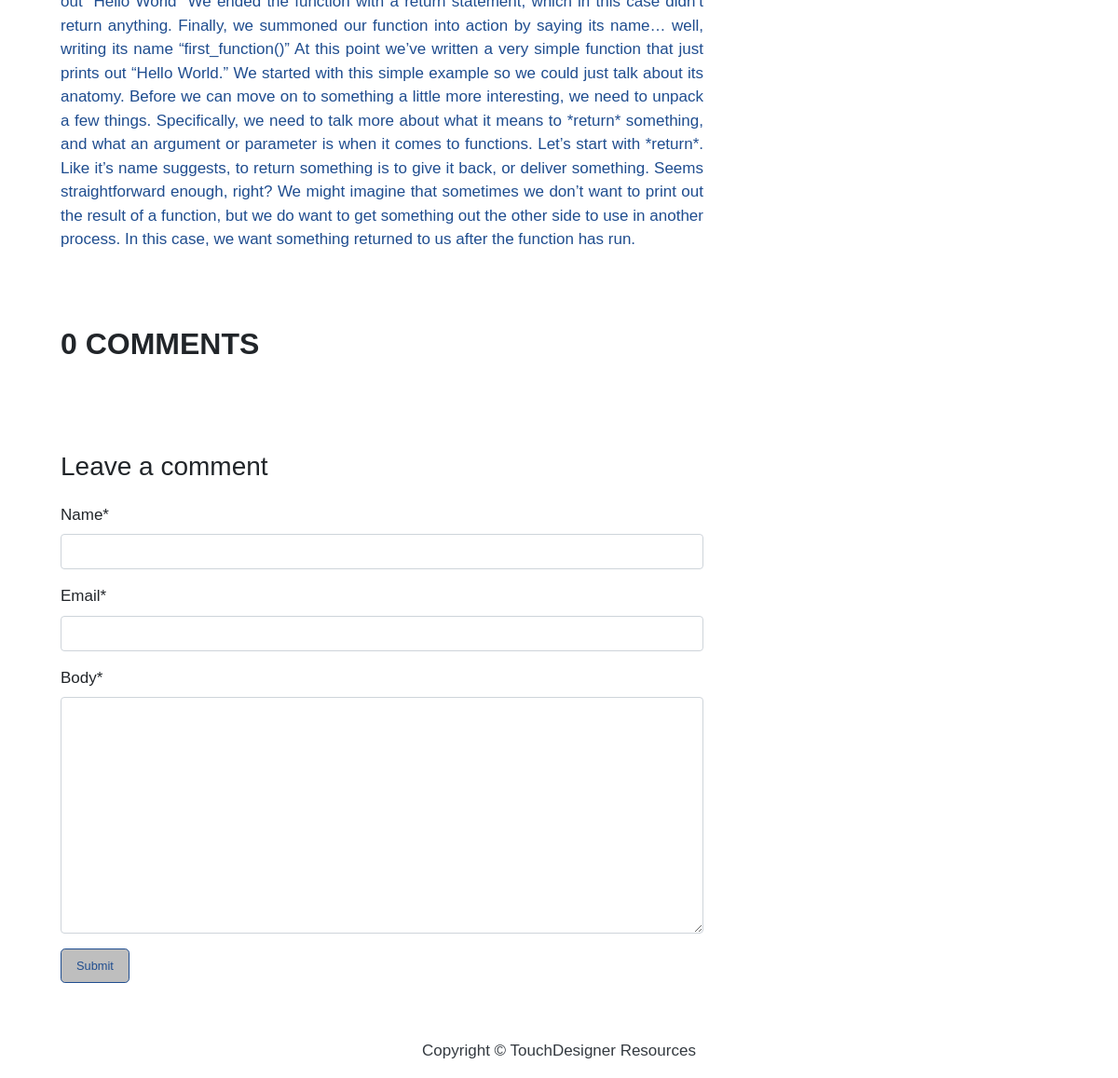
The page /python-function-in-touchdesigner/ (lower part) on the database as committed earlier.
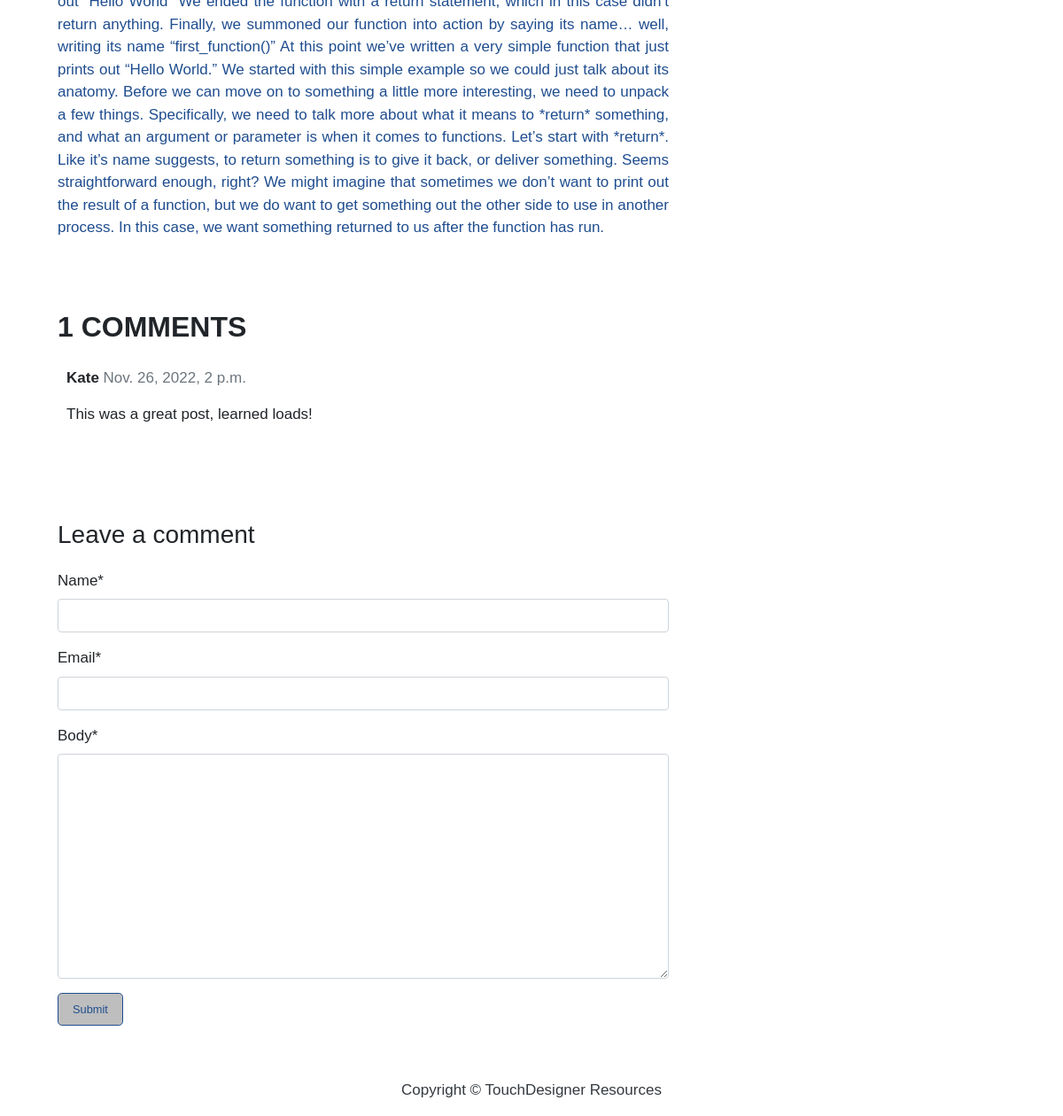
The same page on the database as committed later.
### blog/models.py (models this page shows, shortened)
class Comment(models.Model):
    post = models.ForeignKey(Post,on_delete=models.CASCADE,related_name='comments')
    name = models.CharField(max_length=80)
    email = models.EmailField()
    body = models.TextField()
    created_on = models.DateTimeField(auto_now_add=True)
    active = models.BooleanField(default=True)
    class Meta:
        ordering = ['created_on']

### blog/views.py (the view)
# urls.py: path('<slug:slug>/', views.post_detail, name='post_detail')
def post_detail(request, slug):
    template_name = 'post_detail.html'
    post = get_object_or_404(Post, slug=slug)
    comments = post.comments.filter(active=True)
    new_comment = None
    if request.method == 'POST':
        comment_form = CommentForm(data=request.POST)
        if comment_form.is_valid():
            new_comment = comment_form.save(commit=False)
            new_comment.post = post
            new_comment.save()
    else:
        comment_form = CommentForm()
    return render(request, template_name, {'post': post,
                                           'comments': comments,
                                           'new_comment': new_comment,
                                           'comment_form': comment_form})

### blog/forms.py
class CommentForm(forms.ModelForm):
    class Meta:
        model = Comment
        fields = ('name', 'email', 'body')

### templates/post_detail.html (shortened to what this page needs)
{% extends 'base.html' %} {% block content %}
{% load crispy_forms_tags %}
<div class="container">
  <div class="row">
    <div class="col-md-8 card mb-4  mt-3 left  top">
      <div class="card-body">
        <p class="card-text ">{{ post.content | safe }}</p>
      </div>
    </div>
    {% block sidebar %} {% include 'sidebar.html' %} {% endblock sidebar %}
    <div class="col-md-8 card mb-4  mt-3 ">
      <div class="card-body">
        {% with comments.count as total_comments %}
        <h2>{{ total_comments }} comments</h2>
          {% endwith %} {% for comment in comments %}
        <div class="comments" style="padding: 10px;">
          <p class="font-weight-bold">
            {{ comment.name }}
            <span class=" text-muted font-weight-normal">
              {{ comment.created_on }}
            </span>
          </p>
          {{ comment.body | linebreaks }}
        </div>
        {% endfor %}
      </div>
    </div>
    <div class="col-md-8 card mb-4  mt-3 ">
      <div class="card-body">
        {% if new_comment %}
        <div class="alert alert-success" role="alert">
          Your comment is awaiting moderation
        </div>
        {% else %}
        <h3>Leave a comment</h3>
        <form method="post" style="margin-top: 1.3em;">
          {{ comment_form | crispy }}
          <button type="submit" class="btn btn-primary  btn-lg">Submit</button>
        </form>
        {% endif %}
      </div>
    </div>
  </div>
</div>
{% endblock content %}

### templates/base.html (shortened to what this page needs)
{% load static %}
<!DOCTYPE html>
<html>
  <head>
    <link
      rel="stylesheet"
      href="https://maxcdn.bootstrapcdn.com/bootstrap/4.0.0/css/bootstrap.min.css"
    />
    <link rel="stylesheet" href="{% static 'blog/css/style.css' %}" />
  </head>
  <body>
            {% block content %}{% endblock content %}
    <footer class="py-3 bg-grey">
              <p class="m-0 text-dark text-center ">Copyright &copy; TouchDesigner Resources</p>
    </footer>
  </body>
</html>

### templates/sidebar.html (shortened to what this page needs)
{% block sidebar %}
<div class="col-md-4 float-right ">
</div>
{% endblock sidebar %}

### blog/static/blog/css/style.css (style rules this page uses)
body { font-family: 'Mona-Sans', sans-serif; font-size: 17px; background-color: #fff; }
.card-body h2 { font-family: 'Fakt Pro', sans-serif; text-transform: uppercase; font-weight: bold; margin-bottom: 0; }
.card { border: none; }
.card-text { color: #1f4d8f; text-align: justify; }
.btn { font-size: 0.8rem; color: #1f4d8f; border: solid 1px #1f4d8f; background-color: rgb(190, 190, 190); }

Rows that differ between the two databases and show on the page:
added Comment: name "Kate", created_on "Nov. 26, 2022, 2 p.m.", body "This was a great post, learned loads!"
Other text that changed with them:
{{ total_comments }}: "0" → "1"
